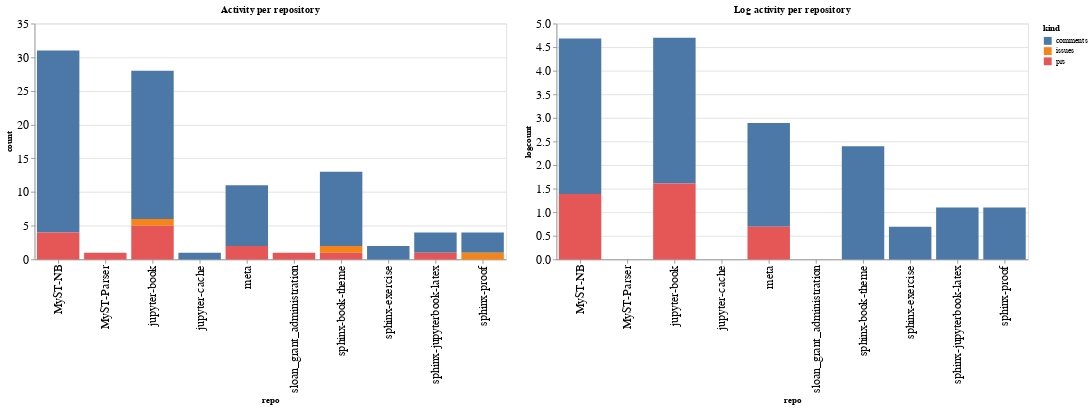

Source (notebook cell):
### Code cell
ch1 = alt.Chart(repo_summaries, width=600, title="Activity per repository").mark_bar().encode(
    x='repo',
    y='count',
    color='kind',
    tooltip="kind"
)

ch2 = alt.Chart(repo_summaries, width=600, title="Log activity per repository").mark_bar().encode(
    x='repo',
    y='logcount',
    color='kind',
    tooltip="kind"
)

ch1 | ch2

### Figure 1 — Vega-Lite specification as saved in the notebook (floating-point values rounded to 4 significant figures)
{"config": {"axisLeft": {"labelFontSize": 15}, "axisBottom": {"labelFontSize": 15}}, "hconcat": [{"mark": "bar", "encoding": {"color": {"type": "nominal", "field": "kind"}, "tooltip": {"type": "nominal", "field": "kind"}, "x": {"type": "nominal", "field": "repo"}, "y": {"type": "quantitative", "field": "count"}}, "title": "Activity per repository", "width": 600}, {"mark": "bar", "encoding": {"color": {"type": "nominal", "field": "kind"}, "tooltip": {"type": "nominal", "field": "kind"}, "x": {"type": "nominal", "field": "repo"}, "y": {"type": "quantitative", "field": "logcount"}}, "title": "Log activity per repository", "width": 600}], "data": {"name": "data-e83acb6603cc23e34a71bcdd87da2f88"}, "$schema": "https://vega.github.io/schema/vega-lite/v4.8.1.json", "datasets": {"data-e83acb6603cc23e34a71bcdd87da2f88": [{"repo": "MyST-NB", "kind": "comments", "count": 27, "logcount": 3.296}, {"repo": "MyST-NB", "kind": "prs", "count": 4, "logcount": 1.386}, {"repo": "MyST-Parser", "kind": "prs", "count": 1, "logcount": 0.0}, {"repo": "jupyter-book", "kind": "comments", "count": 22, "logcount": 3.091}, {"repo": "jupyter-book", "kind": "issues", "count": 1, "logcount": 0.0}, {"repo": "jupyter-book", "kind": "prs", "count": 5, "logcount": 1.609}, {"repo": "jupyter-cache", "kind": "comments", "count": 1, "logcount": 0.0}, {"repo": "meta", "kind": "comments", "count": 9, "logcount": 2.197}, {"repo": "meta", "kind": "prs", "count": 2, "logcount": 0.6931}, {"repo": "sloan_grant_administration", "kind": "prs", "count": 1, "logcount": 0.0}, {"repo": "sphinx-book-theme", "kind": "comments", "count": 11, "logcount": 2.398}, {"repo": "sphinx-book-theme", "kind": "issues", "count": 1, "logcount": 0.0}, {"repo": "sphinx-book-theme", "kind": "prs", "count": 1, "logcount": 0.0}, {"repo": "sphinx-exercise", "kind": "comments", "count": 2, "logcount": 0.6931}, {"repo": "sphinx-jupyterbook-latex", "kind": "comments", "count": 3, "logcount": 1.099}, {"repo": "sphinx-jupyterbook-latex", "kind": "prs", "count": 1, "logcount": 0.0}, {"repo": "sphinx-proof", "kind": "comments", "count": 3, "logcount": 1.099}, {"repo": "sphinx-proof", "kind": "issues", "count": 1, "logcount": 0.0}]}}
